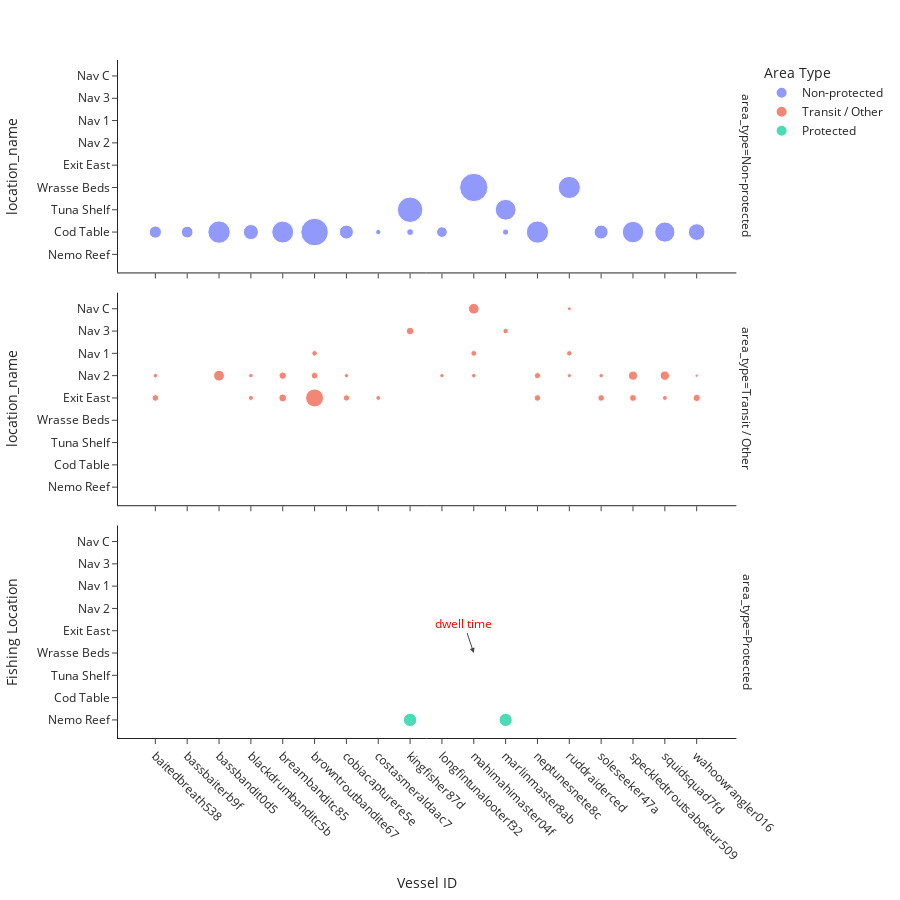

The notebook cell this image was saved under:
### Code cell
fig = px.scatter(
    vessels_paackland, x="vessel_name", y="location_name", size="dwell",
    color="area_type", facet_row="area_type", height=900
)
# ✅ Layout styling
fig.update_layout(
    xaxis=dict(title="Vessel ID", tickangle=45),
    yaxis=dict(title="Fishing Location", categoryorder="category ascending"),
    template="simple_white",
    legend_title_text="Area Type",
    title_x=0.5
)

# ✅ Optional annotation: highlight max dwell
top = vessels_paackland.loc[vessels_paackland["dwell"].idxmax()]
fig.add_annotation(
    x=top["vessel_name"],
    y=top["location_name"],
    text="dwell time",
    showarrow=True,
    arrowhead=2,
    font=dict(color="red", size=12)
)

fig.show()

### Figure 1 — Plotly figure (JSON) as saved in the notebook; plotly's stock layout.template omitted (floating-point values rounded to 4 significant figures)
{"data": [{"hovertemplate": "area_type=Non-protected<br>vessel_name=%{x}<br>location_name=%{y}<br>dwell=%{marker.size}<extra></extra>", "legendgroup": "Non-protected", "marker": {"color": "#636efa", "size": [40290.0, 37180.0, 135200.0, 61890.0, 129900.0, 205000.0, 52940.0, 7811.0, 12650.0, 175100.0, 30990.0, 216500.0, 10550.0, 117100.0, 133700.0, 132300.0, 53090.0, 124300.0, 111300.0, 75140.0], "sizemode": "area", "sizeref": 541.3, "symbol": "circle"}, "mode": "markers", "name": "Non-protected", "orientation": "v", "showlegend": true, "type": "scatter", "x": ["baitedbreath538", "bassbaiterb9f", "bassbandit0d5", "blackdrumbanditc5b", "breambanditc85", "browntroutbandite67", "cobiacapturere5e", "costasmeraldaac7", "kingfisher87d", "kingfisher87d", "longfintunalooterf32", "mahimahimaster04f", "marlinmaster8ab", "marlinmaster8ab", "neptunesnete8c", "ruddraiderced", "soleseeker47a", "speckledtroutsaboteur509", "squidsquad7fd", "wahoowrangler016"], "xaxis": "x3", "y": ["Cod Table", "Cod Table", "Cod Table", "Cod Table", "Cod Table", "Cod Table", "Cod Table", "Cod Table", "Cod Table", "Tuna Shelf", "Cod Table", "Wrasse Beds", "Cod Table", "Tuna Shelf", "Cod Table", "Wrasse Beds", "Cod Table", "Cod Table", "Cod Table", "Cod Table"], "yaxis": "y3"}, {"hovertemplate": "area_type=Transit / Other<br>vessel_name=%{x}<br>location_name=%{y}<br>dwell=%{marker.size}<extra></extra>", "legendgroup": "Transit / Other", "marker": {"color": "#EF553B", "size": [11980.0, 5385.0, 31430.0, 6930.0, 5310.0, 16840.0, 14710.0, 87350.0, 8320.0, 11840.0, 10850.0, 5049.0, 6431.0, 15640.0, 5172.0, 8981.0, 5588.0, 31140.0, 8260.0, 11850.0, 10610.0, 8078.0, 4493.0, 3960.0, 11850.0, 5219.0, 12710.0, 22830.0, 6677.0, 23700.0, 14090.0, 2833.0], "sizemode": "area", "sizeref": 541.3, "symbol": "circle"}, "mode": "markers", "name": "Transit / Other", "orientation": "v", "showlegend": true, "type": "scatter", "x": ["baitedbreath538", "baitedbreath538", "bassbandit0d5", "blackdrumbanditc5b", "blackdrumbanditc5b", "breambanditc85", "breambanditc85", "browntroutbandite67", "browntroutbandite67", "browntroutbandite67", "cobiacapturere5e", "cobiacapturere5e", "costasmeraldaac7", "kingfisher87d", "longfintunalooterf32", "mahimahimaster04f", "mahimahimaster04f", "mahimahimaster04f", "marlinmaster8ab", "neptunesnete8c", "neptunesnete8c", "ruddraiderced", "ruddraiderced", "ruddraiderced", "soleseeker47a", "soleseeker47a", "speckledtroutsaboteur509", "speckledtroutsaboteur509", "squidsquad7fd", "squidsquad7fd", "wahoowrangler016", "wahoowrangler016"], "xaxis": "x2", "y": ["Exit East", "Nav 2", "Nav 2", "Exit East", "Nav 2", "Exit East", "Nav 2", "Exit East", "Nav 1", "Nav 2", "Exit East", "Nav 2", "Exit East", "Nav 3", "Nav 2", "Nav 1", "Nav 2", "Nav C", "Nav 3", "Exit East", "Nav 2", "Nav 1", "Nav 2", "Nav C", "Exit East", "Nav 2", "Exit East", "Nav 2", "Exit East", "Nav 2", "Exit East", "Nav 2"], "yaxis": "y2"}, {"hovertemplate": "area_type=Protected<br>vessel_name=%{x}<br>location_name=%{y}<br>dwell=%{marker.size}<extra></extra>", "legendgroup": "Protected", "marker": {"color": "#00cc96", "size": [48010.0, 47210.0], "sizemode": "area", "sizeref": 541.3, "symbol": "circle"}, "mode": "markers", "name": "Protected", "orientation": "v", "showlegend": true, "type": "scatter", "x": ["kingfisher87d", "marlinmaster8ab"], "xaxis": "x", "y": ["Nemo Reef", "Nemo Reef"], "yaxis": "y"}], "layout": {"annotations": [{"showarrow": false, "text": "area_type=Protected", "textangle": 90, "x": 0.98, "xanchor": "left", "xref": "paper", "y": 0.1567, "yanchor": "middle", "yref": "paper"}, {"showarrow": false, "text": "area_type=Transit / Other", "textangle": 90, "x": 0.98, "xanchor": "left", "xref": "paper", "y": 0.5, "yanchor": "middle", "yref": "paper"}, {"showarrow": false, "text": "area_type=Non-protected", "textangle": 90, "x": 0.98, "xanchor": "left", "xref": "paper", "y": 0.8433, "yanchor": "middle", "yref": "paper"}, {"arrowhead": 2, "font": {"color": "red", "size": 12}, "showarrow": true, "text": "dwell time", "x": "mahimahimaster04f", "y": "Wrasse Beds"}], "height": 900, "legend": {"itemsizing": "constant", "title": {"text": "Area Type"}, "tracegroupgap": 0}, "margin": {"t": 60}, "title": {"x": 0.5}, "xaxis": {"anchor": "y", "domain": [0, 0.98], "tickangle": 45, "title": {"text": "Vessel ID"}}, "xaxis2": {"anchor": "y2", "domain": [0, 0.98], "matches": "x", "showticklabels": false}, "xaxis3": {"anchor": "y3", "domain": [0, 0.98], "matches": "x", "showticklabels": false}, "yaxis": {"anchor": "x", "categoryorder": "category ascending", "domain": [0, 0.3133], "title": {"text": "Fishing Location"}}, "yaxis2": {"anchor": "x2", "domain": [0.3433, 0.6567], "matches": "y", "title": {"text": "location_name"}}, "yaxis3": {"anchor": "x3", "domain": [0.6867, 1.0], "matches": "y", "title": {"text": "location_name"}}}}
